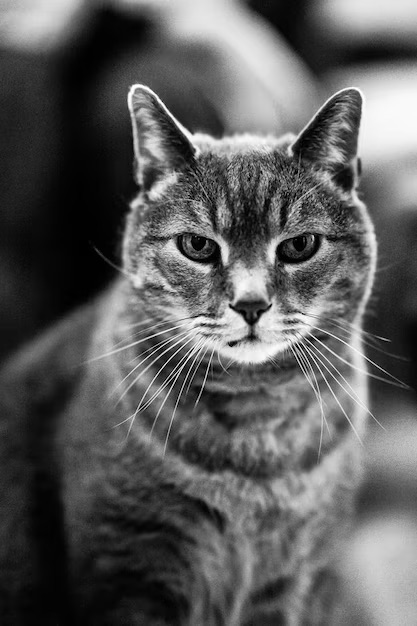
#> input picture assignment_2/Grayscale images/cat.jpeg, 417 x 626 px, found by its file name
$ jupyter execute fourier_transformation.ipynb
#> lines starting #> are read from the running program, lines starting #| are printed output that depends on the picture
# Fourier Transform

1. Load a grayscale image and apply the 2D Discrete Fourier Transform (DFT) to it. Visualize
the original image and its frequency spectrum (magnitude). Submit the images, and
explanation.

2. Implement a low-pass filter in the frequency domain to remove high-frequency noise from
an image. Compare the filtered image with the original image. Submit images, and analysis
of the results.

3. Implement a high-pass filter to enhance the edges in an image. Visualize the filtered image
and discuss the effects observed. Submit images, and explanation.

4. Implement an image compression technique using Fourier Transform by selectively keeping
only a certain percentage of the Fourier coefficients. Evaluate the quality of the
reconstructed image as you vary the percentage of coefficients used. Submit the images,
and your observations on image quality and compression ratio.

[cell 1]
from IPython.display import Image, display # type: ignore

# Display the image
display(Image(filename='cat.jpeg'))

[cell 2]
import cv2
import cv2
import numpy as np
import numpy as np

import matplotlib.pyplot as plt

# Load the image in grayscale
image = cv2.imread('cat.jpeg', cv2.IMREAD_GRAYSCALE)
#> image is the input picture: shape (626, 417); min 0, max 255, mean 91.7

# Apply 2D Discrete Fourier Transform
dft = cv2.dft(np.float32(image), flags=cv2.DFT_COMPLEX_OUTPUT)
dft_shift = np.fft.fftshift(dft)

# Compute the magnitude spectrum
magnitude_spectrum = 20 * np.log(cv2.magnitude(dft_shift[:, :, 0], dft_shift[:, :, 1]))
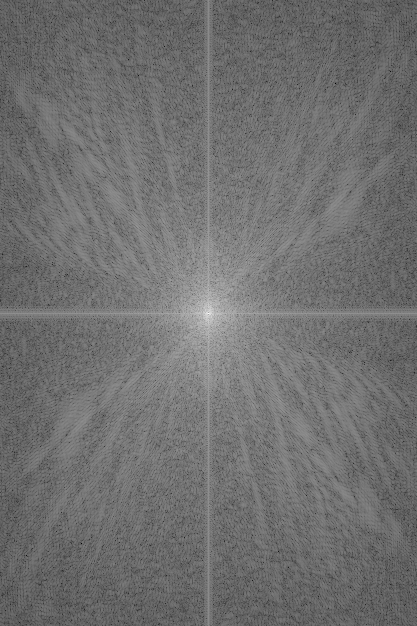
#> magnitude_spectrum: shape (626, 417) float32; min 30.9, max 339.8, mean 166.7; drawn with min black and max white

# Plot the original image and its magnitude spectrum
plt.figure(figsize=(12, 6))
#> (this line was passed over: IPython is not available in this run)

plt.subplot(1, 2, 1)
#> (this line was passed over: IPython is not available in this run)
plt.imshow(image, cmap='gray')
#> (this line was passed over: IPython is not available in this run)
plt.title('Original Image')
#> (this line was passed over: IPython is not available in this run)
plt.axis('off')
#> (this line was passed over: IPython is not available in this run)

plt.subplot(1, 2, 2)
#> (this line was passed over: IPython is not available in this run)
plt.imshow(magnitude_spectrum, cmap='gray')
#> (this line was passed over: IPython is not available in this run)
plt.title('Magnitude Spectrum')
plt.axis('off')

plt.show()
